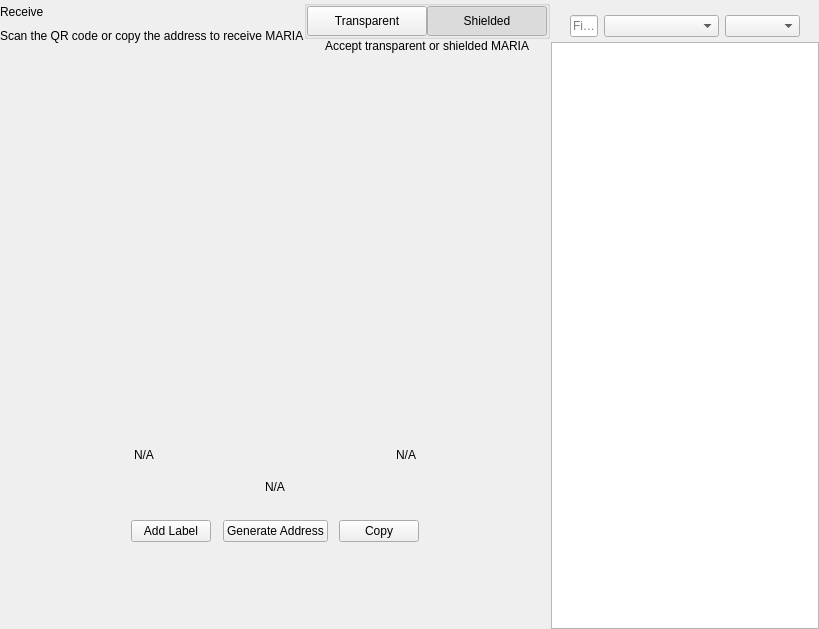
<?xml version="1.0" encoding="UTF-8"?>
<ui version="4.0">
 <class>ReceiveWidget</class>
 <widget class="QWidget" name="ReceiveWidget">
  <property name="geometry">
   <rect>
    <x>0</x>
    <y>0</y>
    <width>819</width>
    <height>629</height>
   </rect>
  </property>
  <property name="minimumSize">
   <size>
    <width>0</width>
    <height>0</height>
   </size>
  </property>
  <property name="windowTitle">
   <string notr="true">N/A</string>
  </property>
  <layout class="QHBoxLayout" name="horizontalLayout_2" stretch="2,1">
   <property name="spacing">
    <number>0</number>
   </property>
   <property name="leftMargin">
    <number>0</number>
   </property>
   <property name="topMargin">
    <number>0</number>
   </property>
   <property name="rightMargin">
    <number>0</number>
   </property>
   <property name="bottomMargin">
    <number>0</number>
   </property>
   <item>
    <widget class="QWidget" name="left" native="true">
     <layout class="QVBoxLayout" name="verticalLayout_3">
      <property name="leftMargin">
       <number>0</number>
      </property>
      <property name="topMargin">
       <number>0</number>
      </property>
      <property name="rightMargin">
       <number>0</number>
      </property>
      <property name="bottomMargin">
       <number>0</number>
      </property>
      <item>
       <layout class="QVBoxLayout" name="verticalLayout_2">
        <property name="spacing">
         <number>0</number>
        </property>
        <property name="leftMargin">
         <number>0</number>
        </property>
        <item>
         <layout class="QHBoxLayout" name="horizontalLayout_3">
          <property name="spacing">
           <number>0</number>
          </property>
          <item>
           <layout class="QVBoxLayout" name="verticalLayout_4">
            <property name="spacing">
             <number>5</number>
            </property>
            <item>
             <widget class="QLabel" name="labelTitle">
              <property name="text">
               <string>Receive</string>
              </property>
             </widget>
            </item>
            <item alignment="Qt::AlignTop">
             <widget class="QLabel" name="labelSubtitle1">
              <property name="text">
               <string>Scan the QR code or copy the address to receive MARIA</string>
              </property>
             </widget>
            </item>
           </layout>
          </item>
          <item>
           <spacer name="horizontalSpacer">
            <property name="orientation">
             <enum>Qt::Horizontal</enum>
            </property>
            <property name="sizeHint" stdset="0">
             <size>
              <width>40</width>
              <height>20</height>
             </size>
            </property>
           </spacer>
          </item>
          <item>
           <widget class="QWidget" name="containerViewPrivacyChecks" native="true">
            <layout class="QVBoxLayout" name="containerPrivacyChecks">
             <property name="spacing">
              <number>0</number>
             </property>
             <property name="leftMargin">
              <number>0</number>
             </property>
             <property name="topMargin">
              <number>0</number>
             </property>
             <property name="rightMargin">
              <number>0</number>
             </property>
             <property name="bottomMargin">
              <number>0</number>
             </property>
             <item alignment="Qt::AlignHCenter|Qt::AlignVCenter">
              <widget class="QGroupBox" name="groupBox">
               <property name="title">
                <string/>
               </property>
               <layout class="QHBoxLayout" name="horizontalLayout_2_1">
                <property name="spacing">
                 <number>0</number>
                </property>
                <property name="leftMargin">
                 <number>0</number>
                </property>
                <property name="topMargin">
                 <number>0</number>
                </property>
                <property name="rightMargin">
                 <number>0</number>
                </property>
                <property name="bottomMargin">
                 <number>0</number>
                </property>
                <item>
                 <widget class="QPushButton" name="pushLeft">
                  <property name="minimumSize">
                   <size>
                    <width>120</width>
                    <height>30</height>
                   </size>
                  </property>
                  <property name="maximumSize">
                   <size>
                    <width>120</width>
                    <height>30</height>
                   </size>
                  </property>
                  <property name="focusPolicy">
                   <enum>Qt::NoFocus</enum>
                  </property>
                  <property name="text">
                   <string>Transparent</string>
                  </property>
                  <property name="checkable">
                   <bool>true</bool>
                  </property>
                  <property name="autoExclusive">
                   <bool>true</bool>
                  </property>
                 </widget>
                </item>
                <item>
                 <widget class="QPushButton" name="pushRight">
                  <property name="minimumSize">
                   <size>
                    <width>120</width>
                    <height>30</height>
                   </size>
                  </property>
                  <property name="maximumSize">
                   <size>
                    <width>120</width>
                    <height>30</height>
                   </size>
                  </property>
                  <property name="focusPolicy">
                   <enum>Qt::NoFocus</enum>
                  </property>
                  <property name="text">
                   <string>Shielded</string>
                  </property>
                  <property name="checkable">
                   <bool>true</bool>
                  </property>
                  <property name="checked">
                   <bool>true</bool>
                  </property>
                  <property name="autoExclusive">
                   <bool>true</bool>
                  </property>
                 </widget>
                </item>
               </layout>
              </widget>
             </item>
             <item alignment="Qt::AlignHCenter|Qt::AlignTop">
              <widget class="QLabel" name="labelSubtitle2">
               <property name="text">
                <string>Accept transparent or shielded MARIA</string>
               </property>
               <property name="alignment">
                <set>Qt::AlignRight|Qt::AlignTrailing|Qt::AlignVCenter</set>
               </property>
              </widget>
             </item>
            </layout>
           </widget>
          </item>
         </layout>
        </item>
        <item>
         <spacer name="verticalSpacer_2">
          <property name="orientation">
           <enum>Qt::Vertical</enum>
          </property>
          <property name="sizeType">
           <enum>QSizePolicy::Expanding</enum>
          </property>
          <property name="sizeHint" stdset="0">
           <size>
            <width>20</width>
            <height>50</height>
           </size>
          </property>
         </spacer>
        </item>
        <item alignment="Qt::AlignHCenter">
         <widget class="QWidget" name="layoutQR" native="true">
          <property name="maximumSize">
           <size>
            <width>510</width>
            <height>16777215</height>
           </size>
          </property>
          <layout class="QVBoxLayout" name="verticalLayoutQr">
           <item>
            <spacer name="verticalSpacer11">
             <property name="orientation">
              <enum>Qt::Vertical</enum>
             </property>
             <property name="sizeType">
              <enum>QSizePolicy::Fixed</enum>
             </property>
             <property name="sizeHint" stdset="0">
              <size>
               <width>20</width>
               <height>20</height>
              </size>
             </property>
            </spacer>
           </item>
           <item alignment="Qt::AlignHCenter">
            <widget class="QLabel" name="labelQrImg">
             <property name="minimumSize">
              <size>
               <width>260</width>
               <height>260</height>
              </size>
             </property>
             <property name="maximumSize">
              <size>
               <width>260</width>
               <height>260</height>
              </size>
             </property>
             <property name="text">
              <string/>
             </property>
             <property name="alignment">
              <set>Qt::AlignCenter</set>
             </property>
            </widget>
           </item>
           <item>
            <spacer name="verticalSpacer_21">
             <property name="orientation">
              <enum>Qt::Vertical</enum>
             </property>
             <property name="sizeType">
              <enum>QSizePolicy::Fixed</enum>
             </property>
             <property name="sizeHint" stdset="0">
              <size>
               <width>20</width>
               <height>30</height>
              </size>
             </property>
            </spacer>
           </item>
           <item>
            <widget class="QWidget" name="widget" native="true">
             <property name="minimumSize">
              <size>
               <width>0</width>
               <height>0</height>
              </size>
             </property>
             <layout class="QHBoxLayout" name="horizontalLayout_5">
              <item>
               <widget class="QLabel" name="labelLabel">
                <property name="text">
                 <string notr="true">N/A</string>
                </property>
               </widget>
              </item>
              <item>
               <spacer name="horizontalSpacer_2">
                <property name="orientation">
                 <enum>Qt::Horizontal</enum>
                </property>
                <property name="sizeHint" stdset="0">
                 <size>
                  <width>141</width>
                  <height>20</height>
                 </size>
                </property>
               </spacer>
              </item>
              <item>
               <widget class="QLabel" name="labelDate">
                <property name="text">
                 <string notr="true">N/A</string>
                </property>
                <property name="alignment">
                 <set>Qt::AlignRight|Qt::AlignTrailing|Qt::AlignVCenter</set>
                </property>
               </widget>
              </item>
             </layout>
            </widget>
           </item>
           <item>
            <widget class="QLabel" name="labelAddress">
             <property name="sizePolicy">
              <sizepolicy hsizetype="Expanding" vsizetype="Preferred">
               <horstretch>0</horstretch>
               <verstretch>0</verstretch>
              </sizepolicy>
             </property>
             <property name="minimumSize">
              <size>
               <width>300</width>
               <height>0</height>
              </size>
             </property>
             <property name="text">
              <string notr="true">N/A</string>
             </property>
             <property name="alignment">
              <set>Qt::AlignCenter</set>
             </property>
            </widget>
           </item>
           <item>
            <spacer name="verticalSpacer_4">
             <property name="orientation">
              <enum>Qt::Vertical</enum>
             </property>
             <property name="sizeType">
              <enum>QSizePolicy::Fixed</enum>
             </property>
             <property name="sizeHint" stdset="0">
              <size>
               <width>20</width>
               <height>20</height>
              </size>
             </property>
            </spacer>
           </item>
           <item>
            <layout class="QHBoxLayout" name="horizontalLayout_4">
             <item alignment="Qt::AlignHCenter">
              <widget class="QPushButton" name="pushButtonLabel">
               <property name="focusPolicy">
                <enum>Qt::NoFocus</enum>
               </property>
               <property name="text">
                <string>Add Label</string>
               </property>
              </widget>
             </item>
             <item alignment="Qt::AlignHCenter">
              <widget class="QPushButton" name="pushButtonNewAddress">
               <property name="focusPolicy">
                <enum>Qt::NoFocus</enum>
               </property>
               <property name="text">
                <string>Generate Address</string>
               </property>
              </widget>
             </item>
             <item alignment="Qt::AlignHCenter">
              <widget class="QPushButton" name="pushButtonCopy">
               <property name="focusPolicy">
                <enum>Qt::NoFocus</enum>
               </property>
               <property name="text">
                <string>Copy</string>
               </property>
              </widget>
             </item>
            </layout>
           </item>
           <item>
            <spacer name="verticalSpacer_3">
             <property name="orientation">
              <enum>Qt::Vertical</enum>
             </property>
             <property name="sizeType">
              <enum>QSizePolicy::Expanding</enum>
             </property>
             <property name="sizeHint" stdset="0">
              <size>
               <width>20</width>
               <height>20</height>
              </size>
             </property>
            </spacer>
           </item>
          </layout>
         </widget>
        </item>
        <item>
         <spacer name="verticalSpacer">
          <property name="orientation">
           <enum>Qt::Vertical</enum>
          </property>
          <property name="sizeHint" stdset="0">
           <size>
            <width>20</width>
            <height>40</height>
           </size>
          </property>
         </spacer>
        </item>
       </layout>
      </item>
     </layout>
    </widget>
   </item>
   <item>
    <widget class="QWidget" name="right" native="true">
     <layout class="QVBoxLayout" name="verticalLayout_5">
      <property name="spacing">
       <number>0</number>
      </property>
      <property name="leftMargin">
       <number>1</number>
      </property>
      <property name="topMargin">
       <number>0</number>
      </property>
      <property name="rightMargin">
       <number>0</number>
      </property>
      <property name="bottomMargin">
       <number>0</number>
      </property>
      <item>
       <layout class="QVBoxLayout" name="container_right">
        <property name="spacing">
         <number>0</number>
        </property>
        <property name="leftMargin">
         <number>0</number>
        </property>
        <property name="rightMargin">
         <number>0</number>
        </property>
        <item>
         <layout class="QVBoxLayout" name="verticalLayout">
          <property name="spacing">
           <number>6</number>
          </property>
          <property name="leftMargin">
           <number>19</number>
          </property>
          <property name="rightMargin">
           <number>19</number>
          </property>
          <item>
           <widget class="OptionButton" name="btnRequest" native="true"/>
          </item>
          <item>
           <widget class="OptionButton" name="btnMyAddresses" native="true">
            <property name="sizePolicy">
             <sizepolicy hsizetype="Preferred" vsizetype="Minimum">
              <horstretch>0</horstretch>
              <verstretch>0</verstretch>
             </sizepolicy>
            </property>
           </widget>
          </item>
         </layout>
        </item>
        <item>
         <widget class="QWidget" name="sortWidget" native="true">
          <layout class="QHBoxLayout" name="horizontalLayout_6">
           <property name="leftMargin">
            <number>19</number>
           </property>
           <property name="rightMargin">
            <number>19</number>
           </property>
           <property name="bottomMargin">
            <number>5</number>
           </property>
           <item>
            <widget class="QLineEdit" name="lineEditFilter">
             <property name="sizePolicy">
              <sizepolicy hsizetype="Expanding" vsizetype="Fixed">
               <horstretch>0</horstretch>
               <verstretch>0</verstretch>
              </sizepolicy>
             </property>
             <property name="minimumSize">
              <size>
               <width>0</width>
               <height>0</height>
              </size>
             </property>
             <property name="contextMenuPolicy">
              <enum>Qt::DefaultContextMenu</enum>
             </property>
             <property name="acceptDrops">
              <bool>false</bool>
             </property>
             <property name="maxLength">
              <number>40</number>
             </property>
             <property name="placeholderText">
              <string>Filter</string>
             </property>
            </widget>
           </item>
           <item>
            <spacer name="horizontalSpacer_3">
             <property name="orientation">
              <enum>Qt::Horizontal</enum>
             </property>
             <property name="sizeType">
              <enum>QSizePolicy::Preferred</enum>
             </property>
             <property name="sizeHint" stdset="0">
              <size>
               <width>20</width>
               <height>20</height>
              </size>
             </property>
            </spacer>
           </item>
           <item>
            <widget class="QComboBox" name="comboBoxSort">
             <property name="sizePolicy">
              <sizepolicy hsizetype="Preferred" vsizetype="Fixed">
               <horstretch>0</horstretch>
               <verstretch>0</verstretch>
              </sizepolicy>
             </property>
             <property name="minimumSize">
              <size>
               <width>115</width>
               <height>0</height>
              </size>
             </property>
            </widget>
           </item>
           <item>
            <widget class="QComboBox" name="comboBoxSortOrder">
             <property name="sizePolicy">
              <sizepolicy hsizetype="Preferred" vsizetype="Fixed">
               <horstretch>0</horstretch>
               <verstretch>0</verstretch>
              </sizepolicy>
             </property>
             <property name="minimumSize">
              <size>
               <width>75</width>
               <height>0</height>
              </size>
             </property>
            </widget>
           </item>
          </layout>
          <zorder>comboBoxSort</zorder>
          <zorder>comboBoxSortOrder</zorder>
          <zorder>lineEditFilter</zorder>
         </widget>
        </item>
        <item>
         <widget class="QListView" name="listViewAddress"/>
        </item>
       </layout>
      </item>
     </layout>
    </widget>
   </item>
  </layout>
 </widget>
 <customwidgets>
  <customwidget>
   <class>OptionButton</class>
   <extends>QWidget</extends>
   <header>qt/maria/optionbutton.h</header>
   <container>1</container>
  </customwidget>
 </customwidgets>
 <resources/>
 <connections/>
</ui>
